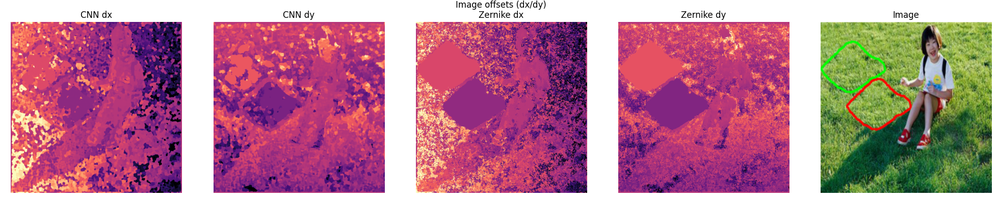
#> input picture max_individual_project/image.png, 1000 x 199 px, shrunk from 1962 x 390 before the run
$ python -i pixelmapUtil.py   (imports and definitions only)
#> lines starting #> are read from the running program, lines starting #| are printed output that depends on the picture
import numpy as np
from scipy import ndimage

class PixelMapUtil:
    def __init__(
            self,
            gaussian_sigma: float = 0.5,
    ):
        self.gaussian_sigma = gaussian_sigma

    def get_gaussian_sigma(self) -> float:
        return self.gaussian_sigma

    def set_gaussian_sigma(self, sigma: float) -> None:
        self.gaussian_sigma = sigma

    def _get_edges(self, img: np.typing.ArrayLike | np.typing.NDArray) -> np.typing.NDArray:
        sobel_x = ndimage.sobel(img, 0)
        sobel_y = ndimage.sobel(img, 1)
        mag = np.hypot(sobel_x, sobel_y)
        return mag

    def get_edges(self, img: np.typing.ArrayLike | np.typing.NDArray) -> np.typing.NDArray:
        return self._get_edges(img)

    def _gaussian_blur(self, img: np.typing.ArrayLike | np.typing.NDArray) -> np.typing.NDArray:
        gaussian = ndimage.gaussian_filter(img, self.gaussian_sigma)
        return gaussian

    def gaussian_blur(self, img: np.typing.ArrayLike | np.typing.NDArray) -> np.typing.NDArray:
        return self._gaussian_blur(img)

    def opening(self, img: np.typing.ArrayLike | np.typing.NDArray) -> np.typing.NDArray:
        return ndimage.binary_opening(img, structure=np.ones((3,3)))

    def closing(self, img: np.typing.ArrayLike | np.typing.NDArray) -> np.typing.NDArray:
        return ndimage.binary_closing(img, structure=np.ones((5,5)))

    def fill_components(self, img: np.typing.ArrayLike | np.typing.NDArray) -> np.typing.NDArray:
        return ndimage.binary_fill_holes(img) # type: ignore

    def post_process_img(self, img: np.typing.NDArray) -> np.typing.NDArray:
        img = img.copy()

        # Gaussian blur first to smooth noise
        img_blurred = self._gaussian_blur(img)

        # Get edges from blurred image (no need to blur again)
        edges = self._get_edges(img_blurred)
        edges = self._gaussian_blur(edges)
        edges = edges > 0.5
        edges = self.fill_components(edges)

        # Add edges to original
        img = img + edges - 1

        # Invert, close, open, invert back
        img = 1 - img
        img = self.closing(img)
        img = self.opening(img)
        img = 1 - img

        return img

    # [40 lines left out: function post_process_mask_probs, not called in this run]

>>> import cv2
>>> picture = cv2.imread('../max_individual_project/image.png', cv2.IMREAD_GRAYSCALE)
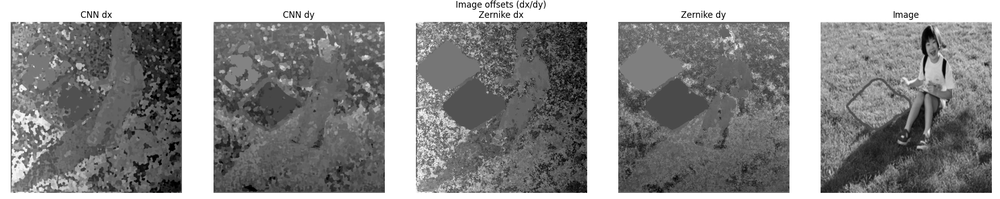
#> picture: shape (199, 1000); min 0, max 255, mean 142.2
>>> result = PixelMapUtil().post_process_img(picture)
#> in _get_edges, `sobel_x = ndimage.sobel(img, 0)`:
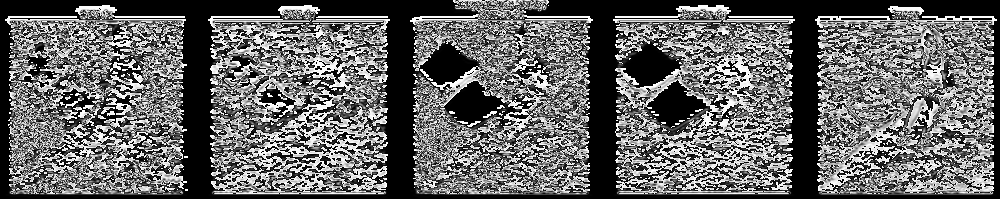
#> sobel_x: shape (199, 1000); min 0, max 255, mean 101.5
#> in _get_edges, `sobel_y = ndimage.sobel(img, 1)`:
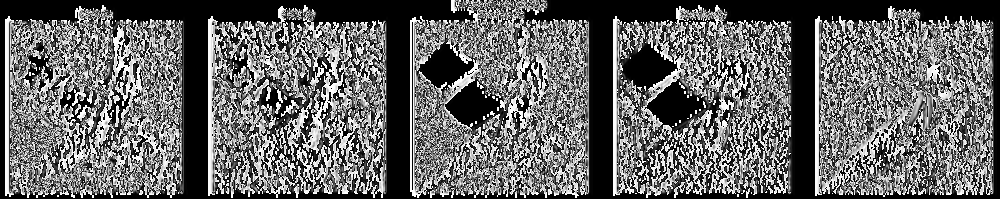
#> sobel_y: shape (199, 1000); min 0, max 255, mean 101.2
#> in _get_edges, `mag = np.hypot(sobel_x, sobel_y)`:
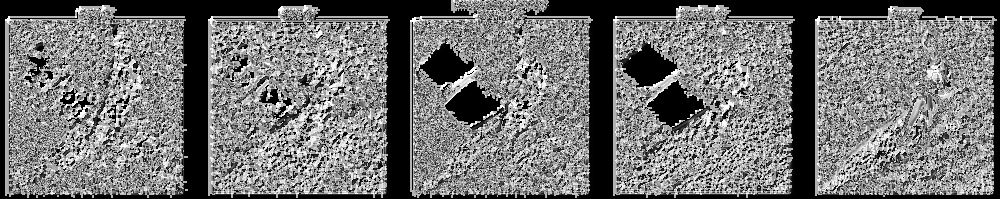
#> mag: shape (199, 1000) float16; min 0, max 360.5, mean 162; drawn with min black and max white
#> (the run stopped early here; a loop or call above may not have finished)
